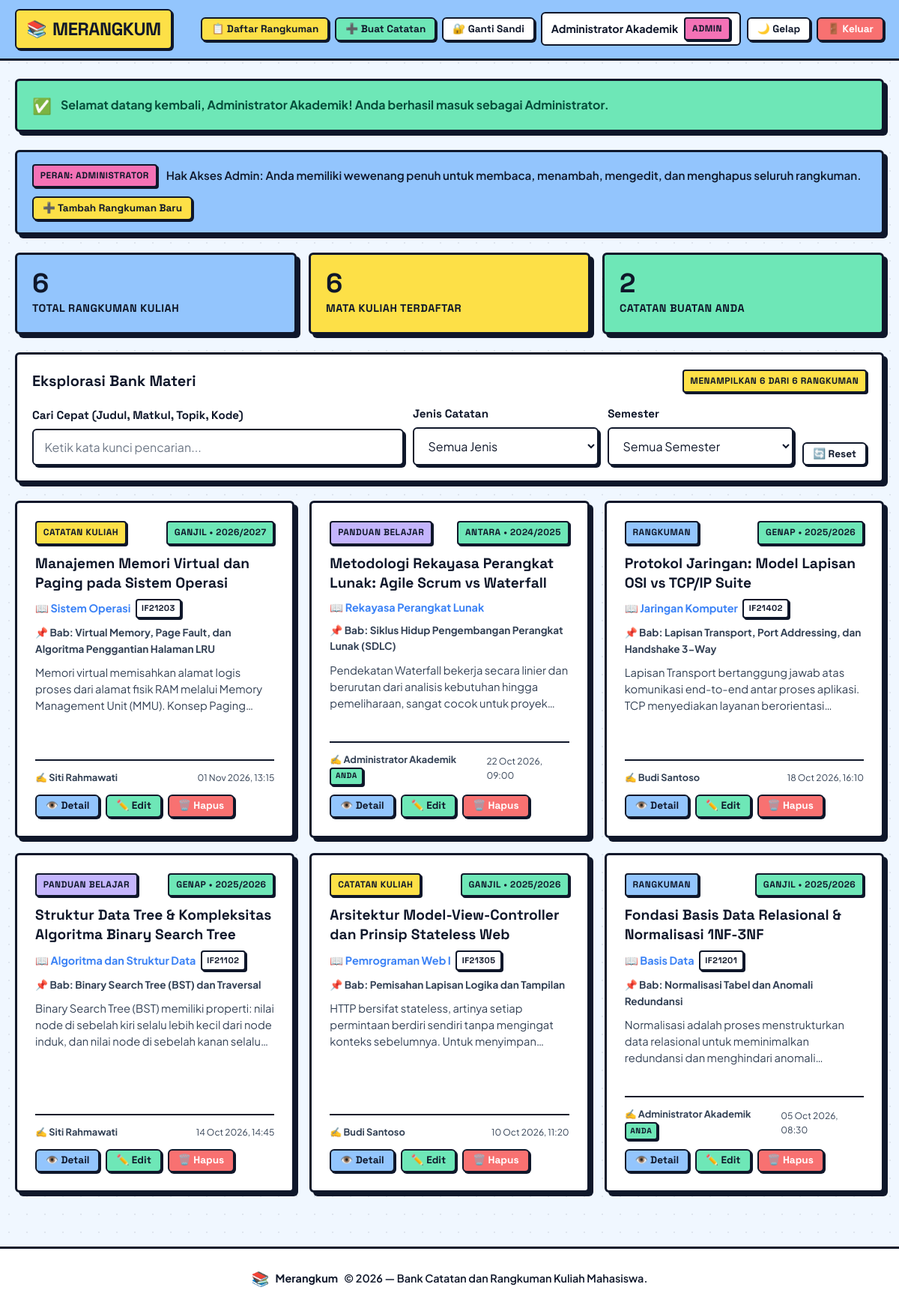
The app's page /daftar.php (signed in) with its own data.
### tables this page shows
CREATE TABLE catatan_kuliah (
  id               INT UNSIGNED AUTO_INCREMENT PRIMARY KEY,
  pengguna_id      INT UNSIGNED NOT NULL,
  judul            VARCHAR(200) NOT NULL,
  mata_kuliah      VARCHAR(100) NOT NULL,
  kode_mata_kuliah VARCHAR(20)  NULL,
  topik            VARCHAR(150) NOT NULL,
  jenis_catatan    ENUM('Rangkuman', 'Catatan kuliah', 'Panduan belajar') NOT NULL,
  semester         ENUM('Ganjil', 'Genap', 'Antara') NOT NULL,
  tahun_akademik   VARCHAR(9)   NOT NULL,
  isi_ringkas      TEXT         NOT NULL,
  dibuat_pada      DATETIME     NOT NULL DEFAULT CURRENT_TIMESTAMP,
  diperbarui_pada  DATETIME     NOT NULL DEFAULT CURRENT_TIMESTAMP ON UPDATE CURRENT_TIMESTAMP,
  CONSTRAINT fk_catatan_pengguna
    FOREIGN KEY (pengguna_id) REFERENCES pengguna(id)
    ON DELETE CASCADE
    ON UPDATE CASCADE
);

CREATE TABLE pengguna (
  id          INT UNSIGNED AUTO_INCREMENT PRIMARY KEY,
  username    VARCHAR(50)  NOT NULL UNIQUE,
  nama        VARCHAR(100) NOT NULL,
  peran       ENUM('admin', 'anggota') NOT NULL DEFAULT 'anggota',
  hash_sandi  VARCHAR(255) NOT NULL,
  hash_kode_pemulihan VARCHAR(255) NULL,
  dibuat_pada DATETIME     NOT NULL DEFAULT CURRENT_TIMESTAMP
);

### sesi.php (called while the page is built, shortened)
<?php
function apakahLogin(): bool
{
    return !empty($_SESSION['pengguna_id']) && is_numeric($_SESSION['pengguna_id']);
}
function penggunaSaatIni(): ?array
{
    return [
        'id'       => (int)$_SESSION['pengguna_id'],
        'username' => (string)($_SESSION['pengguna_username'] ?? ''),
        'nama'     => (string)($_SESSION['pengguna_nama'] ?? ''),
        'peran'    => (string)($_SESSION['pengguna_peran'] ?? 'anggota'),
    ];
}
function apakahAdmin(): bool
{
    return apakahLogin() && ($_SESSION['pengguna_peran'] ?? '') === 'admin';
}
function bisaKelolaCatatan(int $pemilikCatatanId): bool
{
    if (apakahAdmin()) {
        return true;
    }
    return (int)$_SESSION['pengguna_id'] === $pemilikCatatanId;
}
function ambilPeranLabel(string $peran): string
{
    return ($peran === 'admin') ? 'Administrator' : 'Anggota';
}
function ambilHakAksesKeterangan(string $peran): string
{
    if ($peran === 'admin') {
        return 'Hak Akses Admin: Anda memiliki wewenang penuh untuk membaca, menambah, mengedit, dan menghapus seluruh rangkuman.';
    }
    return 'Hak Akses Anggota: Anda dapat membaca seluruh rangkuman, membuat rangkuman baru, serta mengedit & menghapus rangkuman buatan Anda sendiri.';
}
function ambilPesan(): ?array
{
    if (isset($_SESSION['pesan_flash'])) {
        $pesan = $_SESSION['pesan_flash'];
        return $pesan;
    }
    return null;
}
    ?>
    <?php
function ambilTemaAktif(): string
{
    $tema = $_COOKIE['tema_merangkum'] ?? 'terang';
    return in_array($tema, ['terang', 'gelap'], true) ? $tema : 'terang';
}

### validasi.php (called while the page is built, shortened)
<?php
function e(?string $nilai): string
{
    return htmlspecialchars($nilai, ENT_QUOTES | ENT_SUBSTITUTE, 'UTF-8');
}

### daftar.php (the view, shortened to what this page needs)
<?php
require_once __DIR__ . '/sesi.php';
require_once __DIR__ . '/koneksi.php';
require_once __DIR__ . '/validasi.php';
$pengguna = penggunaSaatIni();
$idPengguna = $pengguna['id'];
$sql = 'SELECT
            c.id,
            c.pengguna_id,
            c.judul,
            c.mata_kuliah,
            c.kode_mata_kuliah,
            c.topik,
            c.jenis_catatan,
            c.semester,
            c.tahun_akademik,
            c.isi_ringkas,
            c.dibuat_pada,
            p.nama AS nama_pembuat,
            p.username AS username_pembuat,
            p.peran AS peran_pembuat
        FROM catatan_kuliah c
        JOIN pengguna p ON c.pengguna_id = p.id
        ORDER BY c.dibuat_pada DESC';
$hasil = $db->query($sql);
$daftarCatatan = [];
$totalMilikSaya = 0;
$daftarMataKuliahUnik = [];
while ($baris = $hasil->fetch_assoc()) {
    $daftarCatatan[] = $baris;
    if ((int)$baris['pengguna_id'] === $idPengguna) {
        $totalMilikSaya++;
    }
    $daftarMataKuliahUnik[$baris['mata_kuliah']] = true;
}
$totalCatatan = count($daftarCatatan);
$totalMataKuliah = count($daftarMataKuliahUnik);
require_once __DIR__ . '/kepala.php';
?>
<section class="banner-hak-akses">
    <div class="banner-hak-akses-teks">
        <span class="lencana <?= $pengguna['peran'] === 'admin' ? 'lencana-admin' : 'lencana-anggota' ?>">
            PERAN: <?= e(strtoupper(ambilPeranLabel($pengguna['peran']))) ?>
        </span>
        <span style="font-weight: 600; font-size: 0.95rem;">
            <?= e(ambilHakAksesKeterangan($pengguna['peran'])) ?>
        </span>
    </div>
    <div>
        <a href="tambah.php" class="tombol tombol-aksen tombol-kecil">
            ➕ Tambah Rangkuman Baru
        </a>
    </div>
</section>
<section class="grid-statistik">
    <div class="kartu-stat kartu-biru">
        <span class="kartu-stat-angka"><?= $totalCatatan ?></span>
        <span class="kartu-stat-label">Total Rangkuman Kuliah</span>
    </div>
    <div class="kartu-stat kartu-kuning">
        <span class="kartu-stat-angka"><?= $totalMataKuliah ?></span>
        <span class="kartu-stat-label">Mata Kuliah Terdaftar</span>
    </div>
    <div class="kartu-stat kartu-mint">
        <span class="kartu-stat-angka"><?= $totalMilikSaya ?></span>
        <span class="kartu-stat-label">Catatan Buatan Anda</span>
    </div>
</section>
<section class="bilah-filter">
    <div class="d-flex justify-between align-center flex-wrap gap-1 mb-2">
        <h2 style="font-size: 1.25rem; margin: 0;">Eksplorasi Bank Materi</h2>
        <span id="info-jumlah-tampil" class="lencana lencana-kuning">
            Menampilkan <?= $totalCatatan ?> dari <?= $totalCatatan ?> rangkuman
        </span>
    </div>
    <div class="grid-filter">
        <div class="form-grup" style="margin-bottom: 0;">
            <label for="input-pencarian" class="label-input">Cari Cepat (Judul, Matkul, Topik, Kode)</label>
            <input
                type="search"
                id="input-pencarian"
                class="kontrol-input"
                placeholder="Ketik kata kunci pencarian..."
                autocomplete="off"
            >
        </div>
        <div class="form-grup" style="margin-bottom: 0;">
            <label for="filter-jenis" class="label-input">Jenis Catatan</label>
            <select id="filter-jenis" class="kontrol-select">
                <option value="">Semua Jenis</option>
            </select>
        </div>
        <div class="form-grup" style="margin-bottom: 0;">
            <label for="filter-semester" class="label-input">Semester</label>
            <select id="filter-semester" class="kontrol-select">
                <option value="">Semua Semester</option>
            </select>
        </div>
        <button type="button" id="tombol-reset-filter" class="tombol tombol-kecil" title="Kembalikan pencarian dan filter ke awal">
            🔄 Reset
        </button>
    </div>
</section>
<?php if (empty($daftarCatatan)): ?>
    <div class="kotak-kosong">
        <div class="kotak-kosong-ikon">📚</div>
        <h2>Bank Catatan Masih Kosong</h2>
        <p style="color: var(--teks-muted); max-width: 500px; margin: 0 auto 1.5rem;">
            Belum ada rangkuman kuliah yang tersimpan. Mulai bagikan catatan pertama Anda untuk mempermudah belajar bersama!
        </p>
        <a href="tambah.php" class="tombol tombol-mint">
            ➕ Buat Catatan Pertama
        </a>
    </div>
<?php else: ?>
    <div id="wadah-kartu-rangkuman" class="grid-rangkuman">
        <?php foreach ($daftarCatatan as $c): ?>
            <?php
                $bisaKelola = bisaKelolaCatatan((int)$c['pengguna_id']);
                $adalahMilikSaya = ((int)$c['pengguna_id'] === $idPengguna);
                $warnaJenis = 'lencana-biru';
                if ($c['jenis_catatan'] === 'Catatan kuliah') $warnaJenis = 'lencana-kuning';
                if ($c['jenis_catatan'] === 'Panduan belajar') $warnaJenis = 'lencana-lavender';
            ?>
            <article
                class="kartu-brutal kartu-interaktif kartu-rangkuman kartu-item-rangkuman"
                data-judul="<?= e($c['judul']) ?>"
                data-matkul="<?= e($c['mata_kuliah']) ?>"
                data-kode="<?= e($c['kode_mata_kuliah'] ?? '') ?>"
                data-topik="<?= e($c['topik']) ?>"
                data-jenis="<?= e($c['jenis_catatan']) ?>"
                data-semester="<?= e($c['semester']) ?>"
            >
                <div>
                    <div class="kartu-rangkuman-header">
                        <span class="lencana <?= $warnaJenis ?>">
                            <?= e($c['jenis_catatan']) ?>
                        </span>
                        <span class="lencana lencana-mint" title="Semester & Tahun Akademik">
                            <?= e($c['semester']) ?> &bull; <?= e($c['tahun_akademik']) ?>
                        </span>
                    </div>
                    <h3 class="kartu-rangkuman-judul">
                        <a href="detail.php?id=<?= (int)$c['id'] ?>">
                            <?= e($c['judul']) ?>
                        </a>
                    </h3>
                    <div class="kartu-rangkuman-matkul">
                        <span>📖 <?= e($c['mata_kuliah']) ?></span>
                        <?php if (!empty($c['kode_mata_kuliah'])): ?>
                            <span class="lencana" style="font-size: 0.7rem; padding: 0.15rem 0.4rem;">
                                <?= e($c['kode_mata_kuliah']) ?>
                            </span>
                        <?php endif; ?>
                    </div>
                    <div style="font-size: 0.85rem; font-weight: 700; margin-bottom: 0.6rem; color: var(--teks-muted);">
                        📌 Bab: <?= e($c['topik']) ?>
                    </div>
                    <p class="kartu-rangkuman-cuplikan">
                        <?= e($c['isi_ringkas']) ?>
                    </p>
                </div>
                <div>
                    <div class="kartu-rangkuman-meta">
                        <div class="d-flex justify-between align-center">
                            <span>
                                ✍️ <strong><?= e($c['nama_pembuat']) ?></strong>
                                <?php if ($adalahMilikSaya): ?>
                                    <span class="lencana lencana-mint" style="font-size: 0.65rem; padding: 0.1rem 0.35rem;">Anda</span>
                                <?php endif; ?>
                            </span>
                            <span style="font-size: 0.75rem;">
                                <?= date('d M Y, H:i', strtotime($c['dibuat_pada'])) ?>
                            </span>
                        </div>
                    </div>
                    <div class="kartu-rangkuman-aksi">
                        <a href="detail.php?id=<?= (int)$c['id'] ?>" class="tombol tombol-kecil tombol-utama">
                            👁️ Detail
                        </a>
                        <?php if ($bisaKelola): ?>
                            <a href="edit.php?id=<?= (int)$c['id'] ?>" class="tombol tombol-kecil tombol-mint" title="Edit Rangkuman">
                                ✏️ Edit
                            </a>
                            <button
                                type="button"
                                class="tombol tombol-kecil tombol-bahaya pemicu-modal-hapus"
                                data-id="<?= (int)$c['id'] ?>"
                                data-judul="<?= e($c['judul']) ?>"
                                title="Hapus Rangkuman"
                            >
                                🗑️ Hapus
                            </button>
                        <?php endif; ?>
                    </div>
                </div>
            </article>
        <?php endforeach; ?>
    </div>
<?php endif; ?>
<?php require_once __DIR__ . '/kaki.php'; ?>

### kepala.php (shortened to what this page needs)
<?php
require_once __DIR__ . '/sesi.php';
require_once __DIR__ . '/validasi.php';
$temaAktif = ambilTemaAktif();
$pengguna = penggunaSaatIni();
$pesanFlash = ambilPesan();
?>
<!DOCTYPE html>
<html lang="id" data-theme="<?= e($temaAktif) ?>">
<head>
    <link rel="stylesheet" href="css/gaya.css">
</head>
<body class="<?= $temaAktif === 'gelap' ? 'tema-gelap' : '' ?>">
<header class="nav-utama">
    <div class="nav-kontainer">
        <a href="daftar.php" class="nav-merek" title="Beranda Aplikasi Merangkum">
            <span class="nav-merek-logo">📚</span>
            <span>MERANGKUM</span>
        </a>
        <nav class="nav-menu">
            <?php if ($pengguna !== null): ?>
                <a href="daftar.php" class="tombol tombol-kecil <?= basename($_SERVER['PHP_SELF']) === 'daftar.php' ? 'tombol-aksen' : '' ?>">
                    📋 Daftar Rangkuman
                </a>
                <a href="tambah.php" class="tombol tombol-kecil tombol-mint <?= basename($_SERVER['PHP_SELF']) === 'tambah.php' ? 'tombol-aksen' : '' ?>">
                    ➕ Buat Catatan
                </a>
                <a href="ganti_sandi.php" class="tombol tombol-kecil <?= basename($_SERVER['PHP_SELF']) === 'ganti_sandi.php' ? 'tombol-aksen' : '' ?>">
                    🔐 Ganti Sandi
                </a>
                <div class="info-pengguna-bar">
                    <span class="info-pengguna-nama" title="<?= e($pengguna['nama']) ?>"><?= e($pengguna['nama']) ?></span>
                    <span class="lencana <?= $pengguna['peran'] === 'admin' ? 'lencana-admin' : 'lencana-anggota' ?>">
                        <?= $pengguna['peran'] === 'admin' ? 'ADMIN' : 'ANGGOTA' ?>
                    </span>
                </div>
            <?php endif; ?>
            <button type="button" id="tombol-alih-tema" class="tombol tombol-kecil" aria-label="Ganti tema tampilan">
            </button>
            <?php if ($pengguna !== null): ?>
                <form action="logout.php" method="POST" style="display:inline; margin:0;">
                    <button type="submit" class="tombol tombol-kecil tombol-bahaya" title="Keluar dari akun">
                        🚪 Keluar
                    </button>
                </form>
            <?php endif; ?>
        </nav>
    </div>
</header>
<main class="wadah">
    <?php if ($pesanFlash !== null): ?>
        <div class="pesan-kilat pesan-<?= e($pesanFlash['tipe']) ?>" role="alert">
            <span style="font-size: 1.3rem;">
                <?= $pesanFlash['tipe'] === 'sukses' ? '✅' : ($pesanFlash['tipe'] === 'bahaya' ? '❌' : '⚠️') ?>
            </span>
            <span><?= e($pesanFlash['teks']) ?></span>
        </div>
    <?php endif; ?>

### kaki.php (shortened to what this page needs)
</main>
<footer class="kaki-halaman">
    <div class="kaki-konten">
        <div class="d-flex align-center gap-1">
            <span style="font-size: 1.2rem;">📚</span>
            <strong>Merangkum</strong> &copy; <?= date('Y') ?> &mdash; Bank Catatan dan Rangkuman Kuliah Mahasiswa.
        </div>
    </div>
</footer>
</body>
</html>

### records on screen
catatan_kuliah: jenis_catatan "CATATAN KULIAH", semester "GANJIL", tahun_akademik "2026/2027", judul "Manajemen Memori Virtual dan Paging pada Sistem Operasi", mata_kuliah "Sistem Operasi", kode_mata_kuliah "IF21203", topik "Virtual Memory, Page Fault, dan Algoritma Penggantian Halaman LRU", isi_ringkas "Memori virtual memisahkan alamat logis proses dari alamat fisik RAM melalui Memory Management Unit (MMU). Konsep…", pengguna.nama "Siti Rahmawati", dibuat_pada "01 Nov 2026, 13:15"
catatan_kuliah: jenis_catatan "PANDUAN BELAJAR", semester "ANTARA", tahun_akademik "2024/2025", judul "Metodologi Rekayasa Perangkat Lunak: Agile Scrum vs Waterfall", mata_kuliah "Rekayasa Perangkat Lunak", topik "Siklus Hidup Pengembangan Perangkat Lunak (SDLC)", isi_ringkas "Pendekatan Waterfall bekerja secara linier dan berurutan dari analisis kebutuhan hingga pemeliharaan, sangat cocok untuk…", pengguna.nama "Administrator Akademik", shows "ANDA", dibuat_pada "22 Oct 2026, 09:00"
catatan_kuliah: jenis_catatan "RANGKUMAN", semester "GENAP", tahun_akademik "2025/2026", judul "Protokol Jaringan: Model Lapisan OSI vs TCP/IP Suite", mata_kuliah "Jaringan Komputer", kode_mata_kuliah "IF21402", topik "Lapisan Transport, Port Addressing, dan Handshake 3-Way", isi_ringkas "Lapisan Transport bertanggung jawab atas komunikasi end-to-end antar proses aplikasi. TCP menyediakan layanan…", pengguna.nama "Budi Santoso", dibuat_pada "18 Oct 2026, 16:10"
catatan_kuliah: jenis_catatan "PANDUAN BELAJAR", semester "GENAP", tahun_akademik "2025/2026", judul "Struktur Data Tree & Kompleksitas Algoritma Binary Search Tree", mata_kuliah "Algoritma dan Struktur Data", kode_mata_kuliah "IF21102", topik "Binary Search Tree (BST) dan Traversal", isi_ringkas "Binary Search Tree (BST) memiliki properti: nilai node di sebelah kiri selalu lebih kecil dari node induk, dan nilai node di sebelah kanan…", pengguna.nama "Siti Rahmawati", dibuat_pada "14 Oct 2026, 14:45"
catatan_kuliah: jenis_catatan "CATATAN KULIAH", semester "GANJIL", tahun_akademik "2025/2026", judul "Arsitektur Model-View-Controller dan Prinsip Stateless Web", mata_kuliah "Pemrograman Web I", kode_mata_kuliah "IF21305", topik "Pemisahan Lapisan Logika dan Tampilan", isi_ringkas "HTTP bersifat stateless, artinya setiap permintaan berdiri sendiri tanpa mengingat konteks sebelumnya. Untuk…", pengguna.nama "Budi Santoso", dibuat_pada "10 Oct 2026, 11:20"
catatan_kuliah: jenis_catatan "RANGKUMAN", semester "GANJIL", tahun_akademik "2025/2026", judul "Fondasi Basis Data Relasional & Normalisasi 1NF-3NF", mata_kuliah "Basis Data", kode_mata_kuliah "IF21201", topik "Normalisasi Tabel dan Anomali Redundansi", isi_ringkas "Normalisasi adalah proses menstrukturkan data relasional untuk meminimalkan redundansi dan menghindari…", pengguna.nama "Administrator Akademik", shows "ANDA", dibuat_pada "05 Oct 2026, 08:30"

### other values on screen
$pengguna['nama'] "Administrator Akademik"
$pesanFlash['teks'] "Selamat datang kembali, Administrator Akademik! Anda berhasil masuk sebagai Administrator."
ambilPeranLabel($pengguna['peran']) "ADMINISTRATOR"
ambilHakAksesKeterangan($pengguna['peran']) "Hak Akses Admin: Anda memiliki wewenang penuh untuk membaca, menambah, mengedit, dan menghapus seluruh rangkuman."
$totalCatatan "6"
$totalMataKuliah "6"
$totalMilikSaya "2"
